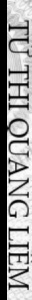
#> input picture test/0.jpg, 32 x 300 px; its folder holds only this picture in this run
$ python test.py
#> lines starting #> are read from the running program, lines starting #| are printed output that depends on the picture
#from pyimagesearch.io import HDF5DatasetWriter
import numpy as np
import argparse
from imutils import paths
import cv2
import os
import imutils
import random

def rotate_bound(image, angle):
    # grab the dimensions of the image and then determine the
    # center
    (h, w) = image.shape[:2]
    (cX, cY) = (w // 2, h // 2)

    # grab the rotation matrix (applying the negative of the
    # angle to rotate clockwise), then grab the sine and cosine
    # (i.e., the rotation components of the matrix)
    M = cv2.getRotationMatrix2D((cX, cY), -angle, 1.0)
    cos = np.abs(M[0, 0])
    sin = np.abs(M[0, 1])

    # compute the new bounding dimensions of the image
    nW = int((h * sin) + (w * cos))
    nH = int((h * cos) + (w * sin))

    # adjust the rotation matrix to take into account translation
    M[0, 2] += (nW / 2) - cX
    M[1, 2] += (nH / 2) - cY

    # perform the actual rotation and return the image
    return cv2.warpAffine(image, M, (nW, nH))

def encode_utf8_string(text, length, dic, null_char_id):
    char_ids_padded = [null_char_id]*length
    char_ids_unpadded = [null_char_id]*len(text)
    for i in range(len(text)):
        hash_id = dic[text[i]]
        char_ids_padded[i] = hash_id
        char_ids_unpadded[i] = hash_id
    return char_ids_padded, char_ids_unpadded

width = 300
height = 32
k1 = 300/32

imagePaths = list(paths.list_images('/home/hansama/Documents/crnn/test/'))
print(imagePaths)
random.shuffle(imagePaths)

for i, imagePath in enumerate(imagePaths):
	image = cv2.imread(imagePath, cv2.IMREAD_GRAYSCALE)
#> image is the input picture: shape (300, 32); min 0, max 255, mean 147.4
	k2 = image.shape[1]/image.shape[0]
#> k2 = 0.107
	if k2 > k1:
		resized = imutils.resize(image, width = 300)
		zeros = np.zeros((32 - resized.shape[0], 300))
		results = np.concatenate((resized, zeros), axis=0)
	else:
		resized = imutils.resize(image, height = 32)
#> resized = 32 rows, first 8: [76, 228, 222], [70, 217, 229], [59, 172, 169], [65, 191, 165], [52, 160, 158], [66, 188, 175], [77, 213, 210], [55, 158, 154]
		zeros = np.zeros((32, 300 - resized.shape[1]))
		results = np.concatenate((resized, zeros), axis=1)
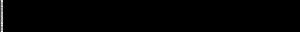
#> results: shape (32, 300) float64; min 0, max 235, mean 1.5
	results = imutils.rotate_bound(results, 90)
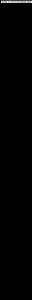
#> results: shape (300, 32) float64; min 0, max 235, mean 1.4

	cv2.imwrite(str(i)+'.jpg', results)
	# [24 lines of commented-out code are left out]

$ run again, on test/img0_3.jpg
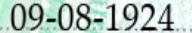
#> input picture test/img0_3.jpg, 192 x 33 px
#> `resized = imutils.resize(image, height = 32)`:
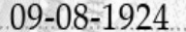
#> resized: shape (32, 186); min 0, max 254, mean 189
#> `results = imutils.rotate_bound(results, 90)`:
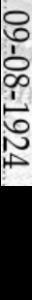
#> results: shape (300, 32) float64; min 0, max 254, mean 112.6
